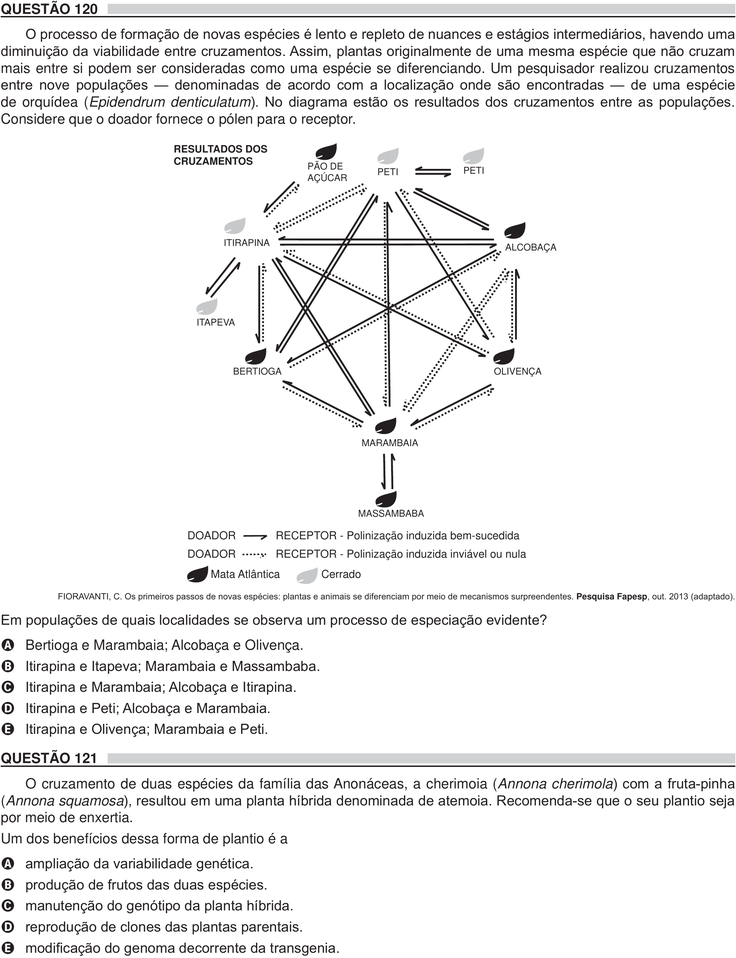
#> input picture 6Passo-ConcatenarVerticalmente/inteiras/pagina_enem_10.png, 736 x 958 px, shrunk from 2119 x 2757 before the run; its folder holds 4 pictures in this run
$ python concatenas-inteiras.py
#> lines starting #> are read from the running program, lines starting #| are printed output that depends on the picture
"""
Propósito: concatenas verticalmente as imagens de cada pasta vinda do passo 5
Autor: Alexandre Nassar de Peder
Criação: 02/10/2025
Atualização: 07/07/2026 (Removido sufixo esquerda/direita)

OBS1: puxe a pasta "divididas-sem-bordas-do-meio" do passo 5 para essa pasta do passo 6

OBS2: o objetivo deste passo é pegar as colunas já recortadas e empilhar uma em cima da outra, na ordem correta, para formar uma única imagem final. Futuramente, essa imagem concatenada será dividida em imagens de cada questão, mas isso será feito no passo 7.

OBS3: este código vai criar uma imagem final chamada "colunas_concatenadas_verticalmente.png" que vai ter todas as colunas concatenadas verticalmente na ordem correta

OBS4: não compensa concatenar as páginas inteiras. Tenha isso em mente para o passo 7. Concatene apenas as colunas.

OBS5: tem provas que as colunas são de tamanhos diferentes. Tenha isso em mente. Não ajuda muito ter uma coluna maior que a outra. Se esse for o seu caso, você pode ajustar o código para lidar com isso, tal como concatenar as colunas do mesmo tamanho e depois concatenar as colunas menores em outra imagem. Mas isso é um caso específico. Se precisar, coloque as colunas do mesmo tamanho em uma única pasta, e execute atualizando as linhas 24 e 60

OBS6: execute o código
"""

from PIL import Image
import os
import re

pasta_imagens = "inteiras"
pasta_saida = "."
os.makedirs(pasta_saida, exist_ok=True)

# Função para extrair o número da página e ordenar corretamente
def get_sort_key(nome_arquivo):
    # Extrai apenas o número da página (ex: pagina_enem_1.png ou pagina_enem_01.png)
    numero = int(re.search(r'pagina_enem_(\d+)', nome_arquivo).group(1))
    return numero

# Pegar e ordenar as imagens corretamente
arquivos = [f for f in os.listdir(pasta_imagens) if f.endswith('.png')]
arquivos.sort(key=get_sort_key)

# Abrir todas as imagens na ordem correta
imagens = []
for arquivo in arquivos:
    caminho = os.path.join(pasta_imagens, arquivo)
    imagens.append(Image.open(caminho))
    print(f"Adicionando: {arquivo}")  # Para verificar a ordem

# Encontrar a largura máxima
largura_max = max(img.width for img in imagens)

# Concatenar verticalmente
altura_total = sum(img.height for img in imagens)
imagem_final = Image.new('RGB', (largura_max, altura_total))
#> imagem_final: PIL image 736x3832 RGB; every value is 0

y = 0
for img in imagens:
    imagem_final.paste(img, (0, y))
    y += img.height
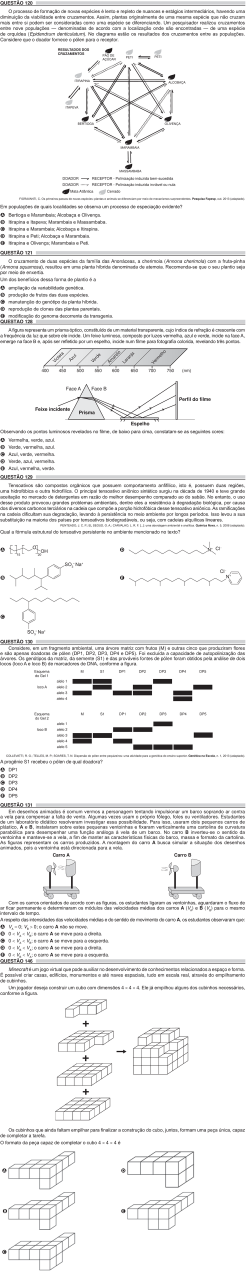
#> imagem_final: PIL image 736x3832 RGB (shown at 1/3 size); mean R, G, B 239.6, 239.3, 239.5

# Salvar
imagem_final.save(os.path.join(pasta_saida, 'inteiras   _concatenadas_verticalmente.png'))
print("Imagens concatenadas na ordem correta!")
print(f"Ordem dos arquivos: {arquivos}")
